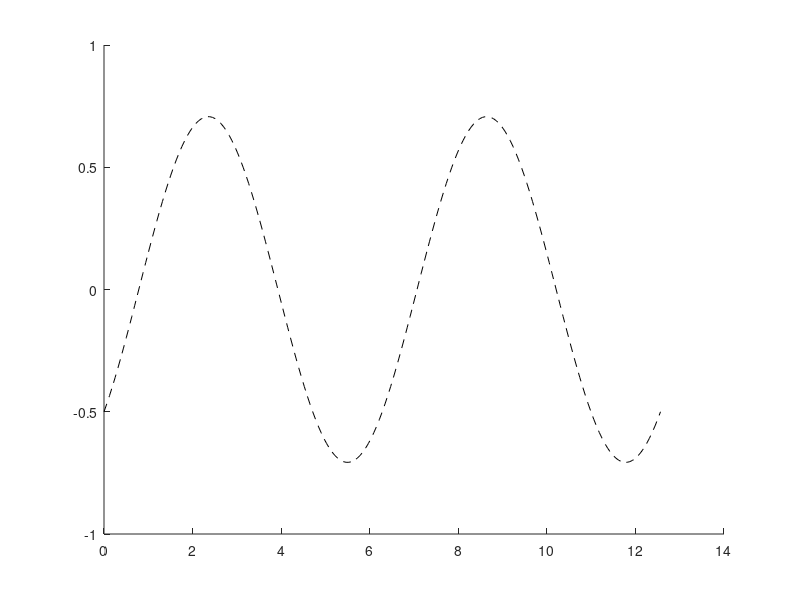

Reproduce this figure in MATLAB. (Note: this script raises an error after producing the figure.)
clear

% Particular periodic solution
u_p = @(t) 1/2*(sin(t) - cos(t));

% Poincaré-map
P = @(u0, t0) u_p(t0) * (1 - exp(-2*pi)) + exp(-2*pi) * u0;

% Define time
time = 0:pi/50:4*pi;
initial = [-1, 0, 1];

% Initialize figure
figure(1)

% Plot periodic solution
plot(time, u_p(time), 'k--', LineWidth=2, DisplayName='Periodic Solution')
hold on

% Plot different initial solutions
for u0 = initial
    [t,u] = ode45(f, time, u0);
    plot(t, u, DisplayName=['u0 = ', num2str(u0)])
end
legend()
hold off

% number of poincaré iterations
n = 10;

% Initial time t0
t0 = 0;
% Initial value u(t0)
u0 = 2;

line = linspace(-1, 3, 1000);

figure(2)
plot(line, line, '-r', LineWidth=1)
hold on
plot(line, P(line, t0), '-b', LineWidth=1.5)
plot(u_p(t0), u_p(t0), 'or')
plot(u0, u0, 'ob')


u = u0;
for i = 1:n
    last = u;
    u = P(last, t0);
    plot([last, last], [last, u], '-g');
    plot([last, u], [u, u], '-g');
end
legend(['Identity Line'], ['P(u)'], ['Fixed Point'], ['Initial Condition'])
hold off



